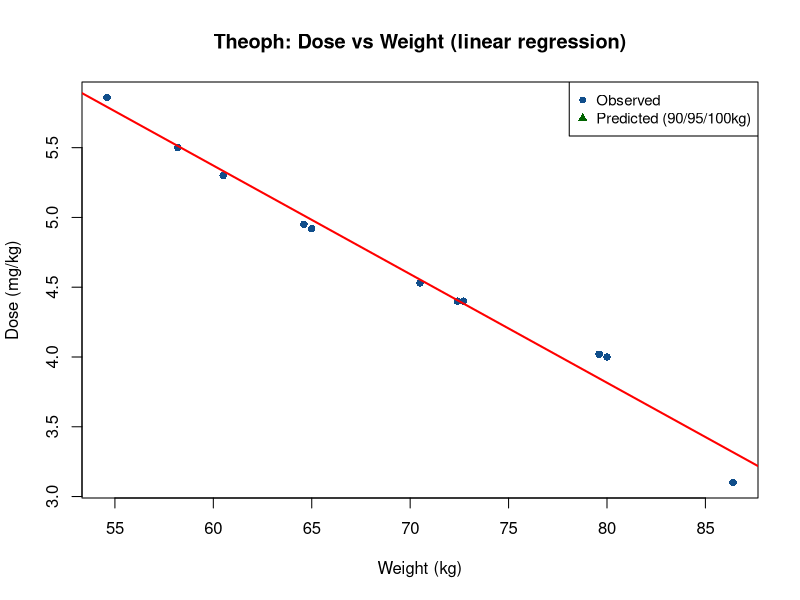

Generate this figure with R:
# Lab 10b - Linear Regression and K-NN Classifier in R

cran <- "https://cran.r-project.org/"
user_lib <- Sys.getenv("R_LIBS_USER")

out_dir <- "Lab10"
if (!dir.exists(out_dir)) dir.create(out_dir, recursive = TRUE)

cat("=== Lab 10b ===\n")

# -----------------------------------------------------------------------------
# 1) Theoph: linear model + visualize + predict dose given weight
# -----------------------------------------------------------------------------
cat("\n--- 1. Theoph linear regression (Dose ~ Wt) ---\n")
data(Theoph)

# Model: Dose (mg/kg) as a function of weight (kg)
model_theoph <- lm(Dose ~ Wt, data = Theoph)
print(model_theoph)
print(summary(model_theoph))

# Predict dose for weights 90, 95, 100 kg
new_wt <- data.frame(Wt = c(90, 95, 100))
pred_dose <- predict(model_theoph, new_wt)
pred_table <- data.frame(Wt = new_wt$Wt, Predicted_Dose_mg_per_kg = as.numeric(pred_dose))
print(pred_table)

# Plot + regression line
png(file = file.path(out_dir, "theoph_dose_vs_weight.png"), width = 1000, height = 700)
plot(Theoph$Wt, Theoph$Dose,
  pch = 16, col = "dodgerblue4",
  xlab = "Weight (kg)", ylab = "Dose (mg/kg)",
  main = "Theoph: Dose vs Weight (linear regression)"
)
abline(model_theoph, col = "red", lwd = 2)
points(new_wt$Wt, pred_dose, pch = 17, col = "darkgreen", cex = 1.4)
legend("topright", legend = c("Observed", "Predicted (90/95/100kg)"),
  pch = c(16, 17), col = c("dodgerblue4", "darkgreen"), cex = 0.9
)
dev.off()

write.csv(pred_table, file.path(out_dir, "theoph_predicted_dose.csv"), row.names = FALSE)

# -----------------------------------------------------------------------------
# 2) ChickWeight: KNN to predict Diet (optimal K) + confusion matrix
# -----------------------------------------------------------------------------
cat("\n--- 2. ChickWeight KNN to predict Diet ---\n")
data(ChickWeight)

# Prepare a modeling dataset:
# Use numeric predictors only; Diet is the target
cw <- ChickWeight
cw$Diet <- as.factor(cw$Diet)

# Features: weight, Time (and optionally Chick as numeric id)
cw$Chick_num <- as.numeric(cw$Chick)
features <- cw[, c("weight", "Time", "Chick_num")]
target <- cw$Diet

if (!require("class", quietly = TRUE)) install.packages("class", lib = user_lib, repos = cran)
if (!require("caTools", quietly = TRUE)) install.packages("caTools", lib = user_lib, repos = cran)
library(class)
library(caTools)

set.seed(42)
split <- sample.split(target, SplitRatio = 0.7)
train_x <- features[split == TRUE, ]
test_x <- features[split == FALSE, ]
train_y <- target[split == TRUE]
test_y <- target[split == FALSE]

# Scale features
train_scale <- scale(train_x)
test_scale <- scale(test_x)

# Try a range of K values and pick best accuracy
ks <- c(1, 3, 5, 7, 9, 11, 13, 15, 17, 19)
acc <- numeric(length(ks))
names(acc) <- as.character(ks)

for (i in seq_along(ks)) {
  k <- ks[i]
  pred <- knn(train = train_scale, test = test_scale, cl = train_y, k = k)
  acc[i] <- mean(pred == test_y)
  cat("k =", k, "Accuracy =", round(acc[i], 4), "\n")
}

best_k <- ks[which.max(acc)]
cat("\nBest K =", best_k, "with accuracy =", round(max(acc), 4), "\n")

# Fit final model with best_k
pred_best <- knn(train = train_scale, test = test_scale, cl = train_y, k = best_k)
cm <- table(Actual = test_y, Predicted = pred_best)
print(cm)

# Save results
write.csv(data.frame(k = ks, accuracy = acc), file.path(out_dir, "chickweight_knn_accuracy_by_k.csv"), row.names = FALSE)
write.csv(as.data.frame(cm), file.path(out_dir, "chickweight_confusion_matrix.csv"), row.names = FALSE)

cat("\nDiscussion notes:\n")
cat("- The confusion matrix shows which diets are commonly confused.\n")
cat("- Accuracy depends on selected features; scaling is required for KNN.\n")

cat("\nSaved outputs to:", normalizePath(out_dir), "\n")
